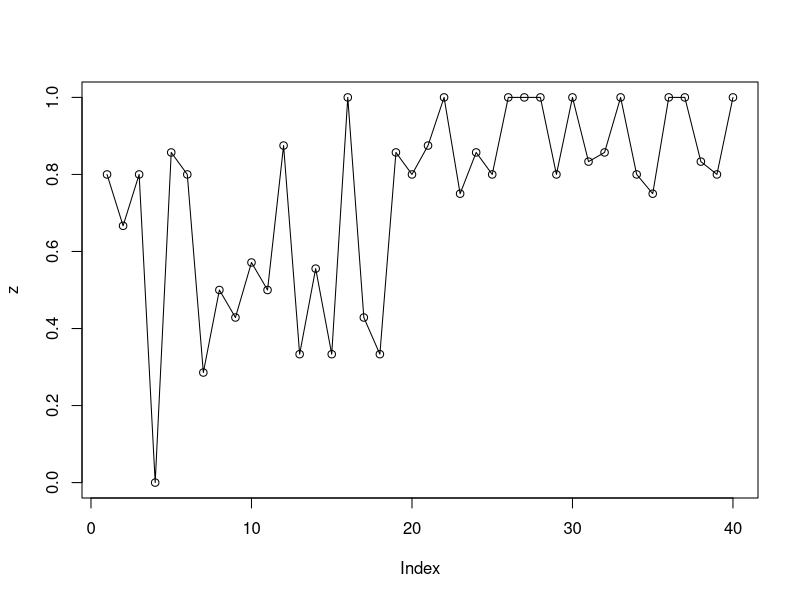

Here is the R script that generated this plot:
##open data
a <- read.csv("all_data.csv")

##data descriptives
summary(a)
#majority of the answers were correct
#more rejection ("No") than identification ("Yes")
#more female and than male

##production effect
x<- numeric()
for (i in 1:12) {
m=40*(i-1)+1
n=40*(i-1)+40
sub <- a[m:n,] 
p=sum(sub$assessment[sub$list == "read"] == "correct")-
sum(sub$assessment[sub$list == "silent"] == "correct")
x<- append(x, p)
i=i+1
}

t.test(x, mu=0)
#t(11) = 4.4228, p<0.05
#95%CI [1.59, 4.74]
#mean=3.167
#Words read aloud significantly remembered better than words read silently

##false alarm and missed detection
y<- numeric()
for (i in 1:12) {
m=40*(i-1)+1
n=40*(i-1)+40
sub <- a[m:n,] 
q=sum(sub$assessment[sub$identification == "reject"] == "false")-
sum(sub$assessment[sub$identification == "identification"] == "false")
y<- append(y, q)
i=i+1
}

t.test(y, mu=0)
#t(11) = -4.5288, p<0.001
#95% CI [-4.21, -1.46]
#mean=-2.833
#False alarms significanly less than missed detection (among wrong answers, more "N" than "Y")

##primacy and recency effect
word<- unique(a$word)

test<- c('forest','pocket','traffic','machine','leather',
'lesson','branch','invention','station','education',
'history','village','theatre','wagon','minute',
'factory','direction','century','amount','record',
'debate','furniture','wheel','address','judge',
'ticket','account','powder','uniform','teacher',
'answer','package','quarrel','victory','captain',
'trousers','shoulder','afternoon','election','ocean')

overlap<-intersect(word,test)

sort<- overlap[order(match(overlap,test))]
#sort the tested words in order of appearance

z<- numeric()
for (i in 1:40) {
u=sum(a$word[a$assessment=="correct"]==sort[i])
v=sum(a$word == sort[i])
w=u/v
z<-append(z, w)
i=i+1
}

plot(z, type="o")
#recency effect stronger than primacy effect?
#effect attenuated by ceiling effect (mostly high)
